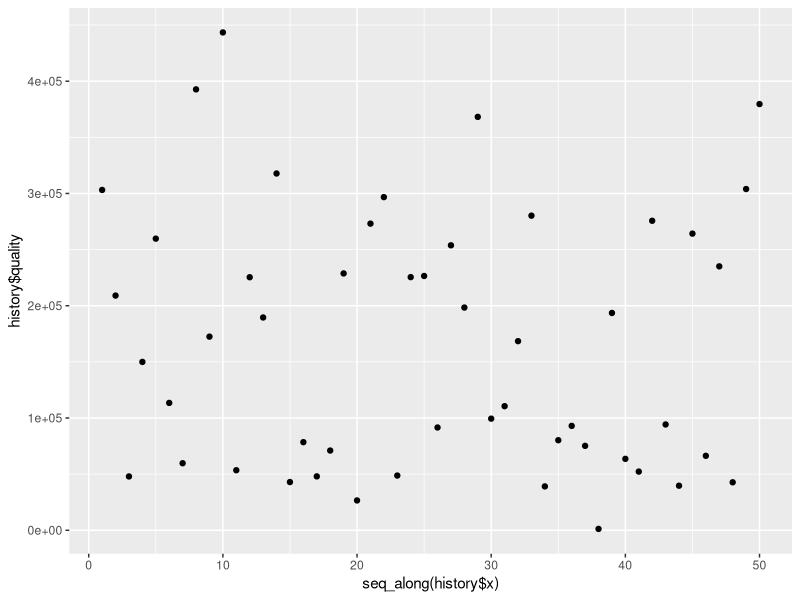

The R source for this figure:
## evolutionary 

## particle swarm

psPopulation<-50
psIterations<-500
cParam<-0.73
aParam<-2.05


ps.selection<-function(history, model)
{
	selectedPoints<-historyPop(history, psPopulation)
	return (selectedPoints)
}

ps.modelUpdate<-function(selectedPoints, model)
{
  for (i in 1:psPopulation) {
  	if (selectedPoints$quality[i]<model$localBestMinimum[i]) {
  		model$localBestMinimum[i]<-selectedPoints$quality[i]
  		model$localBestX[i]<-selectedPoints$x[i]
  		model$localBestY[i]<-selectedPoints$y[i]
  	}
  	if (selectedPoints$quality[i] < model$globalBestMinimum[1]) {
  		model$globalBestMinimum[1]<-selectedPoints$quality[i]
  		model$globalBestX[1]<-selectedPoints$x[i]
  		model$globalBestY[1]<-selectedPoints$y[i]
  	}
  }
  return (model)
}

ps.variation<-function(points, model)
{
	globalBestPosition<-c(model$globalBestX[1], model$globalBestY[1])
	for (i in 1:psPopulation) {
		rg<-runif(1, 0, 1)
		rl<-runif(1, 0, 1)
		velocity<-c(points$velocityX[i], points$velocityY[i])
		position<-c(points$x[i], points$y[i])
		localBestPosition<-c(model$localBestX[i], model$localBestY[i])
		newVelocity<-aParam*(position + cParam*(rg*(globalBestPosition - position) + rl*(localBestPosition - position))) 
		points$x[i]<-points$x[i]+newVelocity[[1]]
		points$y[i]<-points$y[i]+newVelocity[[2]]
		if (points$x[i] < -512) {
			points$x[i]<-(-512)
		}
		if (points$x[i] > 512) {
			points$x[i]<-512
		}
		if (points$y[i] < -512) {
			points$y[i]<-(-512)
		}
		if (points$y[i] > 512) {
			points$y[i]<-512
		}
	}
	return (points)
}


ps.startPoints<-function(number) 
{
  points<-data.frame( x=numeric(psPopulation), y=numeric(psPopulation), velocityX=numeric(psPopulation), velocityY=numeric(psPopulation), quality=numeric(psPopulation))
  for (i in 1:psPopulation) {
	points$x[i]<-runif(1, -512, 521)
	points$y[i]<-runif(1, -512, 512)
	points$velocityX[i]<-runif(1, -512, 512)
	points$velocityY[i]<-runif(1, -512, 512)
  }
  return (points)
}

ps.initialization<-function(startPoints)
{
	return (startPoints)
}

ps.initModel<-function(history)
{
	model<-data.frame(globalBestMinimum=numeric(psPopulation), globalBestX=numeric(psPopulation), globalBestY=numeric(psPopulation), localBestMinimum=numeric(psPopulation), localBestX=numeric(psPopulation), localBestY=numeric(psPopulation))
	for (i in 1:psPopulation) {
		model$localBestMinimum[i]<-history$quality[i]
		model$localBestX[i]<-history$x[i]
		model$localBestY[i]<-history$y[i]
	}
	minIndex<-which.min(model$localBestMinimum)
	model$globalBestMinimum[1]<-model$localBestMinimum[minIndex]
	model$globalBestX[1]<-model$localBestX[minIndex]
	model$globalBestY[1]<-model$localBestY[minIndex]
  return (model)
}



## antlion


## the engine

aggregatedOperator<-function(history, oldModel)
{
  
  selectedPoints<-ps.selection(history, oldModel)
  newModel<-ps.modelUpdate(selectedPoints, oldModel)
  newPoints<-ps.variation(selectedPoints, newModel)
  return (list(newPoints=newPoints,newModel=newModel))
}

metaheuristicRun<-function(initialization, startPoints, termination, evaluation)
{
  history<-ps.initialization(startPoints)
  history<-evaluateList(history, evaluation)
  model<-ps.initModel(history)
  i<-1
  while (!termination(i, psIterations))
  {
    aa<-aggregatedOperator(history, model)
    aa$newPoints<-evaluateList(aa$newPoints, evaluation)
    history<-historyPush(history,aa$newPoints)
    model<-aa$newModel
    i<-i+1
  }
  return(history)
}

historyPush<-function(oldHistory, newPoints)
{
  newHistory<-c(oldHistory,newPoints)
  return (newHistory)
}

historyPop<-function(history, number)
{
  stop=length(history)
  start=max(stop-number+1,1)
  return(history[start:stop])
}

evaluateList<-function(points,evaluation)
{

  for (i in 1:psPopulation) {
    points$quality[i]<-evaluation(points$x[i], points$y[i])
  }
  return (points) 
}

#commonFunctions


termination<-function(i, n)
{
  if (i <= n) { 
    return (F) 
  } 
  else { 
    return (T) 
  }
}

evaluation<-function(x, y)
{
  return(x^2 + y^2)
}


########## funtion

library(ggplot2)

startPoints<-ps.startPoints(10)
history<-metaheuristicRun(ps.initialization, startPoints, termination, evaluation)
print(qplot(seq_along(history$x), history$quality))

bla<-termination(3,2)
